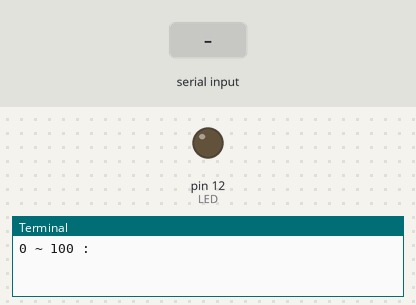
The program below on a simulated Raspberry Pi (header pin numbers). Parts: output pins drawn as LEDs (lit = HIGH), the last lines printed to the terminal. The inputs (shaded band) are chosen by the test bench.

Above: at 1.2 s.
1.3 s: "5" typed at the terminal, then Enter
At 1.6 s:
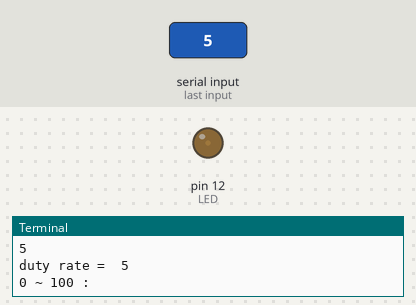
2.8 s: "90" typed at the terminal, then Enter
At 3.9 s:
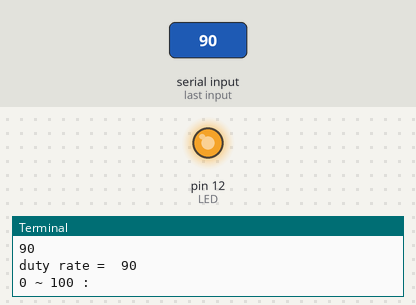
Timing chart, 0 to 5.8 s (numbered marks = the images above; inputs shaded):
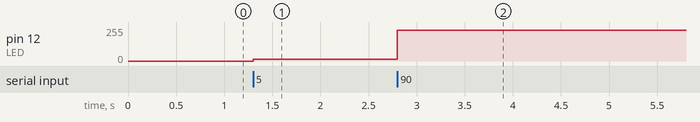

The program:

rasp_PWM.py
```python
import RPi.GPIO as GPIO

LED = 12

GPIO.setmode(GPIO.BOARD)
GPIO.setwarnings(False)

GPIO.setup(LED, GPIO.OUT, initial=GPIO.LOW)

GPIO.output(LED,GPIO.LOW)

pwm_led = GPIO.PWM(LED, 100)
pwm_led.start(0)

try:
    while True:
        duty_led = input('0 ~ 100 : ')
        duty = int(duty_led)
        print('duty rate = ', duty)
        pwm_led.ChangeDutyCycle(duty)

finally:
    pwm_led.stop()
    print('cleaning up!')
    GPIO.cleanup()
```

Measured:
- after the input at 1.3 s, pin 12 (LED): 0/255 → 13/255 at once
- after the input at 2.8 s, pin 12 (LED): 13/255 → 230/255 at once
